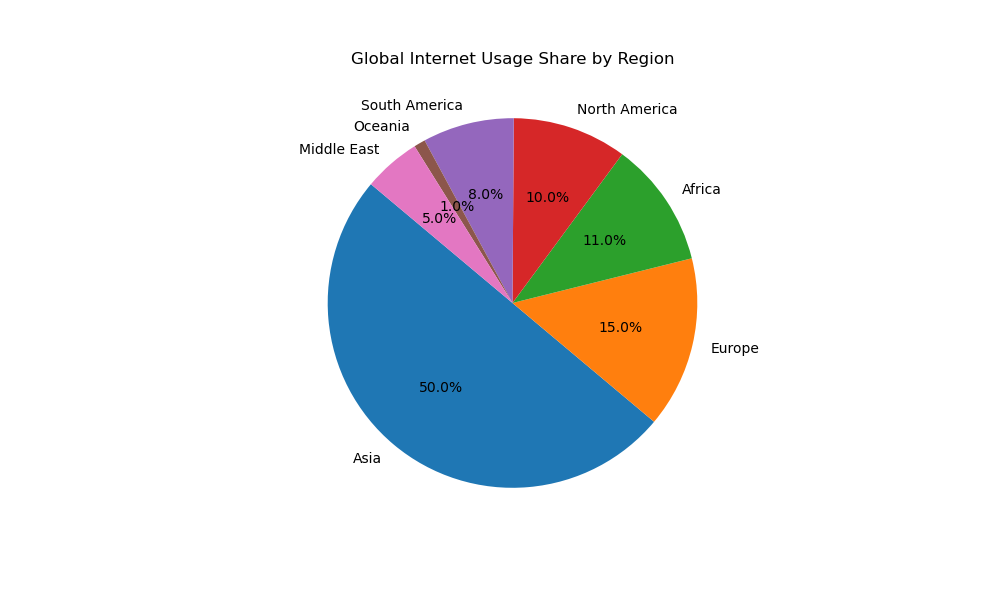

This figure's Python source:

import matplotlib.pyplot as plt

# Data setup
regions = ['Asia', 'Europe', 'Africa', 'North America', 'South America', 'Oceania', 'Middle East']
users = [50, 15, 11, 10, 8, 1, 5]
colors = ['#1f77b4', '#ff7f0e', '#2ca02c', '#d62728', '#9467bd', '#8c564b', '#e377c2']

# Plotting
fig, ax = plt.subplots(figsize=(10, 6))  # width and height of the chart
ax.pie(users, labels=regions, autopct='%1.1f%%', colors=colors, startangle=140)
ax.set_title('Global Internet Usage Share by Region')

# Show plot
plt.show()
